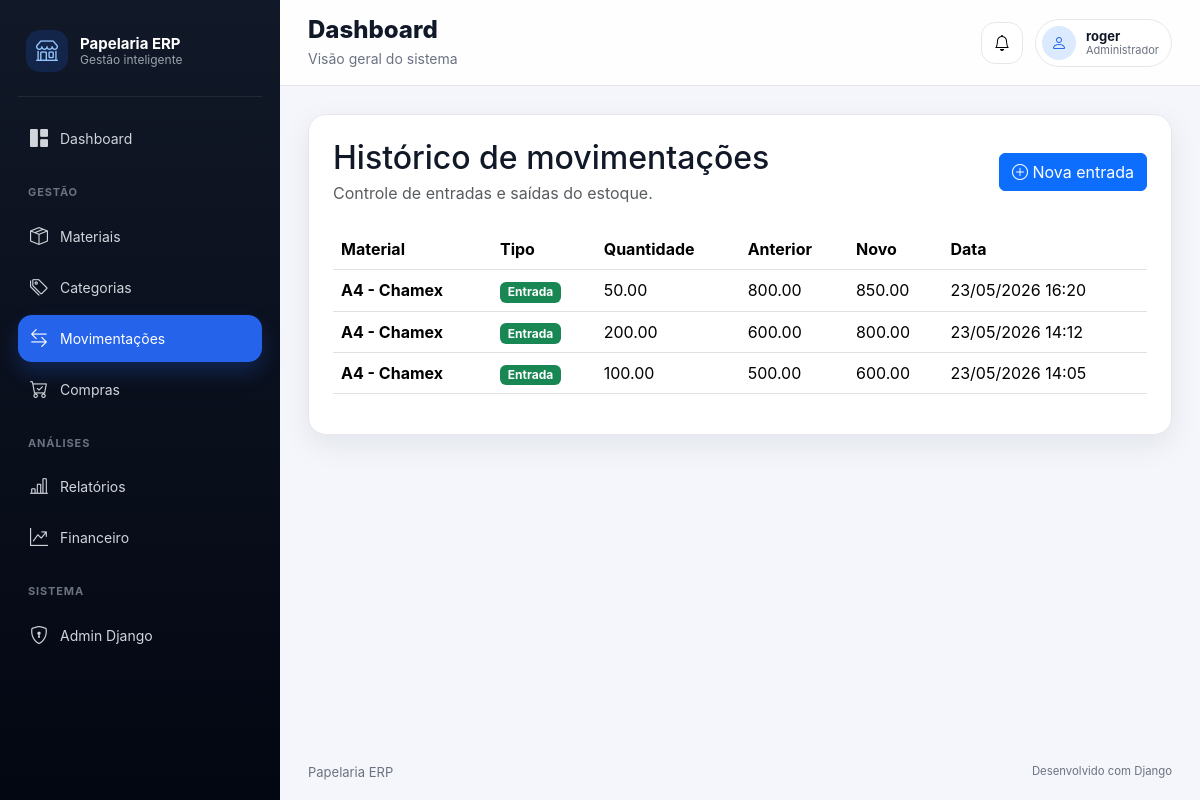
The page /inventory/stock/movements/ (signed in) on the database its author committed.
### apps/inventory/models/stock_movement.py (models this page shows, shortened)
class StockMovement(BaseModel):
    material = models.ForeignKey(
        Material,
        on_delete=models.PROTECT,
        related_name="movements",
        verbose_name="Material",
    )
    movement_type = models.CharField(
        max_length=20,
        choices=MovementType.choices,
        verbose_name="Tipo de movimentação",
    )
    quantity = models.DecimalField(
        max_digits=10,
        decimal_places=2,
        verbose_name="Quantidade",
    )
    previous_stock = models.DecimalField(
        max_digits=10,
        decimal_places=2,
        verbose_name="Estoque anterior",
    )
    new_stock = models.DecimalField(
        max_digits=10,
        decimal_places=2,
        verbose_name="Novo estoque",
    )
    notes = models.TextField(
        blank=True,
        null=True,
        verbose_name="Observações",
    )
    class Meta:
        verbose_name = "Movimentação de estoque"
        verbose_name_plural = "Movimentações de estoque"
        ordering = ["-created_at"]

### apps/inventory/models/material.py (models this page shows, shortened)
class Material(BaseModel):
    name = models.CharField(
        max_length=150,
        verbose_name="Nome",
    )
    category = models.ForeignKey(
        Category,
        on_delete=models.PROTECT,
        related_name="materials",
        verbose_name="Categoria",
    )
    supplier = models.ForeignKey(
        Supplier,
        on_delete=models.SET_NULL,
        related_name="materials",
        blank=True,
        null=True,
        verbose_name="Fornecedor",
    )
    description = models.TextField(
        blank=True,
        null=True,
        verbose_name="Descrição",
    )
    current_stock = models.DecimalField(
        max_digits=10,
        decimal_places=2,
        default=0,
        verbose_name="Estoque atual",
    )
    minimum_stock = models.DecimalField(
        max_digits=10,
        decimal_places=2,
        default=0,
        verbose_name="Estoque mínimo",
    )
    unit = models.CharField(
        max_length=20,
        default="un",
        verbose_name="Unidade",
    )
    cost_price = models.DecimalField(
        max_digits=10,
        decimal_places=2,
        default=0,
        verbose_name="Preço de custo",
    )
    class Meta:
        verbose_name = "Material"
        verbose_name_plural = "Materiais"
        ordering = ["name"]

### apps/inventory/views/stock/list_view.py (the view)
def stock_movement_list_view(request):
    movements = get_stock_movements()
    context = {
        "movements": movements,
    }
    return render(
        request,
        "inventory/stock/list.html",
        context,
    )

### apps/inventory/selectors/stock_selector.py (called while the page is built)
def get_stock_movements():
    return (
        StockMovement.objects
        .select_related("material")
        .order_by("-created_at")
    )

### apps/inventory/templates/inventory/stock/list.html (shortened to what this page needs)
{% extends "core/base.html" %}
{% block content %}
<div class="content-card">
    <div class="d-flex justify-content-between align-items-center mb-4">
        <div>
            <h2 class="mb-1">
                Histórico de movimentações
            </h2>
            <p class="text-muted mb-0">
                Controle de entradas e saídas do estoque.
            </p>
        </div>
        <a
            href="{% url 'inventory:stock_entry' %}"
            class="btn btn-primary"
        >
            <i class="bi bi-plus-circle"></i>
            Nova entrada
        </a>
    </div>
    <div class="table-responsive">
        <table class="table align-middle">
            <thead>
                <tr>
                    <th>Material</th>
                    <th>Tipo</th>
                    <th>Quantidade</th>
                    <th>Anterior</th>
                    <th>Novo</th>
                    <th>Data</th>
                </tr>
            </thead>
            <tbody>
                {% for movement in movements %}
                    <tr>
                        <td>
                            <strong>
                                {{ movement.material.name }}
                            </strong>
                        </td>
                        <td>
                            {% if movement.movement_type == "ENTRY" %}
                                <span class="badge bg-success">
                                    Entrada
                                </span>
                            {% elif movement.movement_type == "OUTPUT" %}
                                <span class="badge bg-danger">
                                    Saída
                                </span>
                            {% else %}
                                <span class="badge bg-warning text-dark">
                                    Ajuste
                                </span>
                            {% endif %}
                        </td>
                        <td>
                            {{ movement.quantity }}
                        </td>
                        <td>
                            {{ movement.previous_stock }}
                        </td>
                        <td>
                            {{ movement.new_stock }}
                        </td>
                        <td>
                            {{ movement.created_at|date:"d/m/Y H:i" }}
                        </td>
                    </tr>
                {% endfor %}
            </tbody>
        </table>
    </div>
</div>
{% endblock %}

### apps/core/templates/core/partials/_navbar.html (shortened to what this page needs)
<header class="app-navbar">
    <div class="navbar-title">
        <h1>{% block page_title %}Dashboard{% endblock %}</h1>
        <p>{% block page_subtitle %}Visão geral do sistema{% endblock %}</p>
    </div>
    <div class="navbar-actions">
        <button class="icon-button" type="button">
            <i class="bi bi-bell"></i>
        </button>
        <div class="user-chip">
            <div class="user-avatar">
                <i class="bi bi-person"></i>
            </div>
            <div class="user-info">
                <strong>{{ request.user.get_full_name|default:request.user.username|default:"Usuário" }}</strong>
                <span>Administrador</span>
            </div>
        </div>
    </div>
</header>

### static/css/app.css (style rules this page uses)
:root { --color-bg: #f4f6fb; --color-sidebar: #111827; --color-sidebar-light: #1f2937; --color-primary: #2563eb; --color-primary-soft: #dbeafe; --color-text: #111827; --color-muted: #6b7280; --color-border: #e5e7eb; --color-card: #ffffff; --radius-lg: 18px; --shadow-card: 0 10px 30px rgba(15, 23, 42, 0.08); }
* { box-sizing: border-box; }
body { margin: 0; background: var(--color-bg); color: var(--color-text); font-family: Inter, system-ui, -apple-system, BlinkMacSystemFont, "Segoe UI", sans-serif; }
.app-navbar { height: 86px; background: rgba(255, 255, 255, 0.86); backdrop-filter: blur(16px); border-bottom: 1px solid var(--color-border); padding: 0 28px; display: flex; align-items: center; gap: 18px; position: sticky; top: 0; z-index: 900; }
.navbar-title { flex: 1; }
.navbar-title h1 { font-size: 24px; margin: 0; font-weight: 800; }
.navbar-title p { margin: 3px 0 0; color: var(--color-muted); font-size: 14px; }
.navbar-actions { display: flex; align-items: center; gap: 12px; }
.icon-button { width: 42px; height: 42px; border: 1px solid var(--color-border); background: #fff; border-radius: 14px; display: flex; align-items: center; justify-content: center; }
.user-chip { display: flex; align-items: center; gap: 10px; background: #fff; border: 1px solid var(--color-border); border-radius: 999px; padding: 6px 12px 6px 6px; }
.user-avatar { width: 34px; height: 34px; background: var(--color-primary-soft); color: var(--color-primary); border-radius: 999px; display: flex; align-items: center; justify-content: center; }
.user-info { display: flex; flex-direction: column; line-height: 1.1; }
.user-info strong { font-size: 13px; }
.user-info span { font-size: 11px; color: var(--color-muted); }
.content-card { background: #fff; border: 1px solid var(--color-border); border-radius: var(--radius-lg); box-shadow: var(--shadow-card); padding: 24px; }

### rows shown on the page
StockMovement: material.name "A4 - Chamex", movement_type "Entrada", quantity "50.00", previous_stock "800.00", new_stock "850.00", created_at "23/05/2026 16:20"
StockMovement: material.name "A4 - Chamex", movement_type "Entrada", quantity "200.00", previous_stock "600.00", new_stock "800.00", created_at "23/05/2026 14:12"
StockMovement: material.name "A4 - Chamex", movement_type "Entrada", quantity "100.00", previous_stock "500.00", new_stock "600.00", created_at "23/05/2026 14:05"
